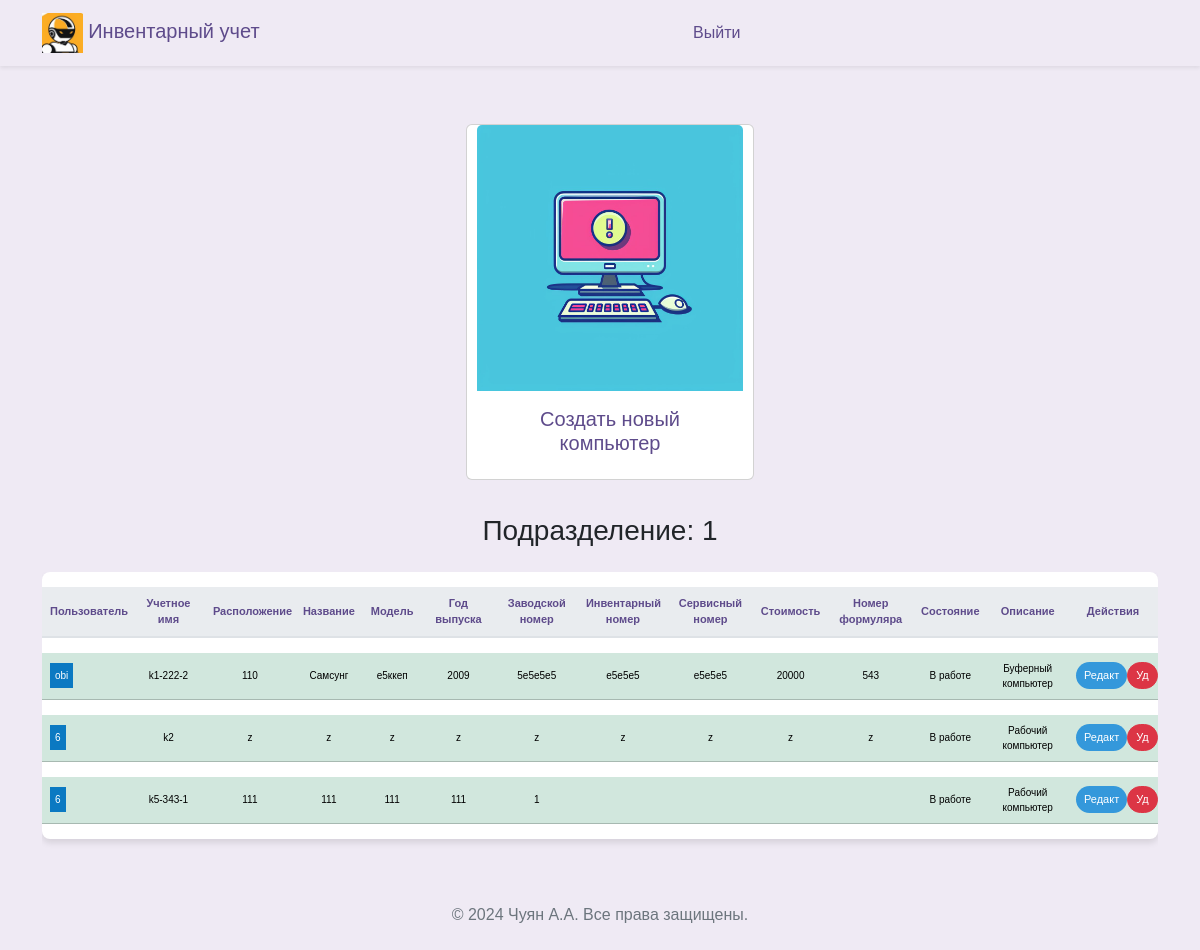
/arms (signed in), run on an earlier commit of the app's database.
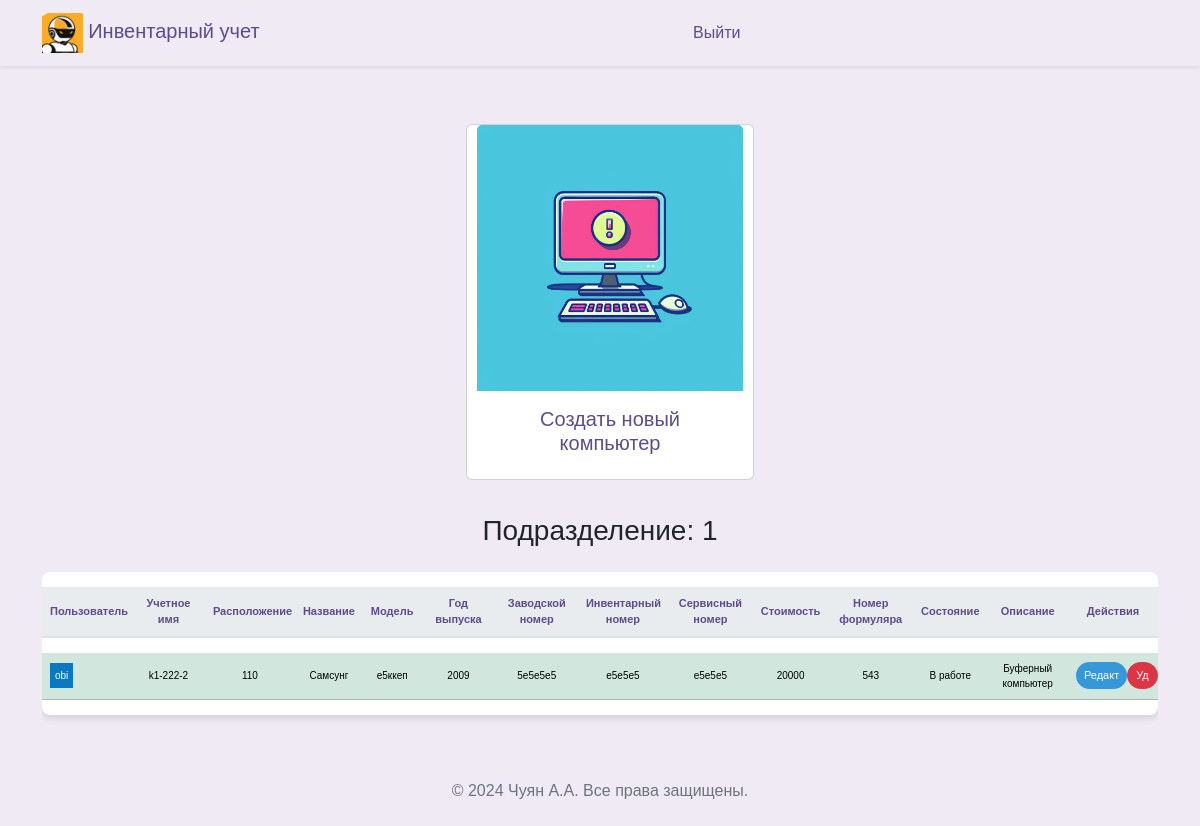
And on a later commit of the database.
### src/database/models.py (models this page shows)
class Worker(Base):
    __tablename__ = "worker"
    id = Column(Integer, primary_key=True)
    role = Column(Enum(Role), default=Role.guest)
    fio = Column(String)
    name = Column(String, unique=True)
    password = Column(String)
    department = Column(String)
    position = Column(String)
    description = Column(String, default=None)
    conn_worker_arm = relationship(
        "Arm", back_populates="conn_arm_worker"
    )

class Arm(Base):
    __tablename__ = "arm"
    id = Column(Integer, primary_key=True)
    title = Column(String, unique=True)
    department_arm = Column(String)
    location = Column(String)
    name = Column(String)
    model = Column(String)
    release = Column(String)
    num_serial = Column(String)
    num_invent = Column(String)
    num_service = Column(String)
    price = Column(String)
    formular = Column(String)
    state = Column(String)
    description = Column(String, default=None)
    description2 = Column(String, default=None)
    description3 = Column(String, default=None)
    id_worker = Column(Integer, ForeignKey("worker.id"), default=1)
    conn_arm_worker = relationship(
        "Worker", back_populates="conn_worker_arm"
    )

### src/frontend/router.py (the view)
@router.get("/arms")
async def get_arms(
    request: Request,
    worker: Worker = Depends(get_worker_or_redirect),
    session: AsyncSession = Depends(get_session),
):
    data = await CRUDArm.get_all_arm_sorted(session)
    data_worker = await CRUDWorker.get_all(session)
    log.debug(f"Debug --- /arms data= {data}")
    log.debug(f"Debug --- /arms data_users= {data_worker}")
    log.debug(f"Debug --- /arms data_users[0].name= {data_worker[0].name}")
    return templates.TemplateResponse(
        "arms/index.html",
        {"request": request, "worker": worker, "data": data, "data_worker": data_worker},
    )

### src/frontend/template/arms/index.html (shortened to what the changed rows need)
{% extends "base/base.html" %}
{% block content %}
<head>
</head>
<div class="row">
  <div class="col-12">
    <h3 class="mb-4" style="margin-bottom: 60px; text-align: center;">Подразделение: {{ worker.department }}</h3>
    <div class="table-responsive">
      <table class="table table-hover table-shadow table-rounded">
        <thead>
          <tr>
            <th scope="col" >Пользователь</th>
            <th scope="col" >Учетное имя</th>
            <th scope="col" >Расположение</th>
            <th scope="col" >Название</th>
            <th scope="col" >Модель</th>
            <th scope="col" >Год выпуска</th>
            <th scope="col" >Заводской номер</th>
            <th scope="col" >Инвентарный номер</th>
            <th scope="col" >Сервисный номер</th>
            <th scope="col" >Стоимость</th>
            <th scope="col" >Номер формуляра</th>
            <th scope="col" >Состояние</th>
            <th scope="col" >Описание</th>
            <th scope="col" >Действия</th>
          </tr>
        </thead>
        <tbody class="text-center">
          {% for tuple in data %}
            {% set object = tuple %}
              {% if object.department_arm == worker.department %}
                {% for tuple2 in data_worker %}
                  {% if tuple2.id == object.id_worker %}
                    <tr class="table-success">
                      <td>
                        <div style="display: flex;">
                          <span style="background-color: #0b79c2; color: white; padding: 5px;">
                              {% set varUserName = tuple2.name %}
                              {% set varUserId = tuple2.id %}
                              {{varUserName}}
                          </span>
                        </div>
                      </td>
                      <td>{{ object.title }}</td>
                      <td>{{ object.location }}</td>
                      <td>{{ object.name }}</td>
                      <td>{{ object.model }}</td>
                      <td>{{ object.release }}</td>
                      <td>{{ object.num_serial }}</td>
                      <td>{{ object.num_invent }}</td>
                      <td>{{ object.num_service }}</td>
                      <td>{{ object.price }}</td>
                      <td>{{ object.formular }}</td>
                      <td>{{ object.state }}</td>
                      <td>{{ object.description }}</td>
                      <td>
                        <div style="display: flex;">
                          <button type="button" class="btn btn-primary btn-sm" style="background-color: #3498db; color: white; font-size: 11px;"
                            data-bs-toggle="modal"
                            data-bs-target="#modalUpdate"
                            data-bs-id="{{object.id}}"
                            data-bs-user="{{varUserName}}"
                            data-bs-title="{{object.title}}"
                            data-bs-location="{{object.location}}"
                            data-bs-name="{{object.name}}"
                            data-bs-model="{{object.model}}"
                            data-bs-release="{{object.release}}"
                            data-bs-num_serial="{{object.num_serial}}"
                            data-bs-num_invent="{{object.num_invent}}"
                            data-bs-num_service="{{object.num_service}}"
                            data-bs-price="{{object.price}}"
                            data-bs-formular="{{object.formular}}"
                            data-bs-state="{{object.state}}"
                            data-bs-description="{{object.description}}"
                            data-bs-workerdepartment= "{{worker.department}}"
                            data-bs-user_id="{{varUserId}}"
                            console.log(data-bs-user)
                            >
                            Редакт
                          </button>
                          <button type="button" class="btn btn-danger btn-sm" style="color: white; font-size: 11px;"
                            onclick="deleteArm('{{ object.id }}')">
                            Уд
                          </button>
                        </div>
                      </td>
                    </tr>
                {% endif %}
              {% endfor %}
            {% endif %}
          {% endfor %}
        </tbody>
      </table>
    </div>
  </div>
</div>
{% endblock %}

What changed in the data, as far as the page shows it:
no longer on this page (row unchanged): Arm: title "k2", location "z", name "z", model "z", release "z", num_serial "z", num_invent "z", num_service "z", price "z", formular "z", state "В работе", description "Рабочий компьютер"
removed Worker: name "6"
no longer on this page (row unchanged): Arm: title "k5-343-1", location "111", name "111", model "111", release "111", num_serial "1", state "В работе", description "Рабочий компьютер"
